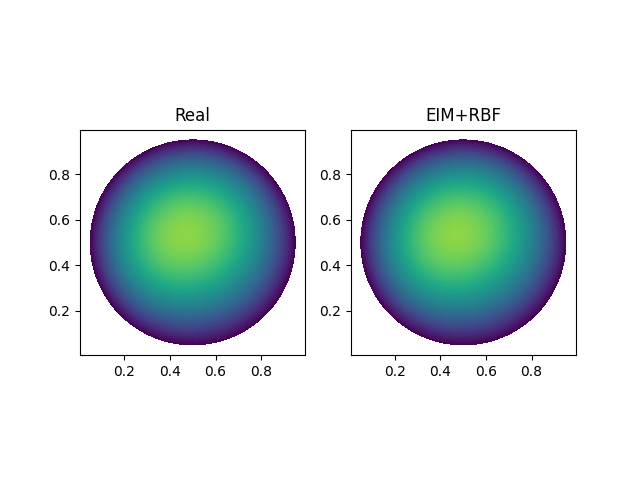

Write Python code to recreate this figure.
import numpy as np
from ezyrb import RBF, GPR, POD
from sklearn.tree import DecisionTreeRegressor
import scipy.linalg


from darcyflowcircle import DarcyFlowCircle
import torch.nn as nn
import torch
import numpy as np
from tqdm import trange
a=DarcyFlowCircle(10)
triangles=a.triangles
sc_matrix=a.sc_matrix
points=a.points
a_train,u_train=a.train_dataset.tensors
a_test,u_test=a.test_dataset.tensors


a_min=torch.min(a_train).item()
a_max=torch.max(a_train).item()
b_min=torch.min(u_train).item()
b_max=torch.max(u_test).item()

a_train=(a_train-a_min)/(a_max-a_min)
u_train=(u_train-b_min)/(b_max-b_min)
a_test=(a_test-a_min)/(a_max-a_min)
u_test=(u_test-b_min)/(b_max-b_min)


class Operator():
    def __init__(self,m,p): #m is the number of sensors
        self.model_trunk=DecisionTreeRegressor(max_depth=100)
        self.model_branch=RBF()
        self.pod=POD(method='randomized_svd',rank=p)
        self.m=m
        self.p=p
    def fit(self,x,y,points):
        self.pod.fit(y)
        self.modes=self.pod.modes
        self.basis=self.pod.transform(y)
        self.indices=np.random.permutation(self.basis.shape[1])[:self.m]
        self.model_branch.fit(x[:,self.indices],self.modes)
        self.model_trunk.fit(points,self.basis.T)

    def predict(self,x,points):
        x_red=x[:,self.indices]
        return self.model_branch.predict(x_red)@(self.model_trunk.predict(points).T)
    


def norm(u):
    return u@sc_matrix@u.T



model=Operator(p=100,m=150)
model.fit(a_train.numpy(),u_train.numpy(),points.numpy())

u_pred_test=model.predict(a_test.numpy(),points.numpy())
u_pred_train=model.predict(a_train.numpy(),points.numpy())

u_train=u_train*(b_max-b_min)+b_min
u_test=u_test*(b_max-b_min)+b_min
u_pred_test=u_pred_test*(b_max-b_min)+b_min
u_pred_train=u_pred_train*(b_max-b_min)+b_min

u_bar_train=(u_train-b_min)/(b_max-b_min)
pred_bar_train=(u_pred_train-b_min)/(b_max-b_min)
u_bar_test=(u_test-b_min)/(b_max-b_min)
pred_bar_test=(u_pred_test-b_min)/(b_max-b_min)

loss_train=np.mean(np.sqrt(np.diag(norm(u_bar_train.numpy()-pred_bar_train))/np.diag(norm(u_bar_train.numpy()+1))))
loss_test=np.mean(np.sqrt(np.diag(norm(u_bar_test.numpy()-pred_bar_test))/np.diag(norm(u_bar_test.numpy()+1))))


import matplotlib.pyplot as plt
import matplotlib.tri as tri

triang=tri.Triangulation(points[:,0],points[:,1],triangles)
fig1, ax1 = plt.subplots(1,2)
ax1[0].set_aspect('equal')
ax1[0].set_title('Real')
tpc = ax1[0].tripcolor(triang, u_test[-1], shading='flat',vmin=b_min,vmax=b_max)
ax1[1].set_aspect('equal')
ax1[1].set_title('EIM+RBF')
tpc = ax1[1].tripcolor(triang, u_pred_test[-1], shading='flat',vmin=b_min,vmax=b_max)
#fig1.colorbar(tpc)
fig1.savefig('tree_pod.png')

print(loss_train)
print(loss_test)